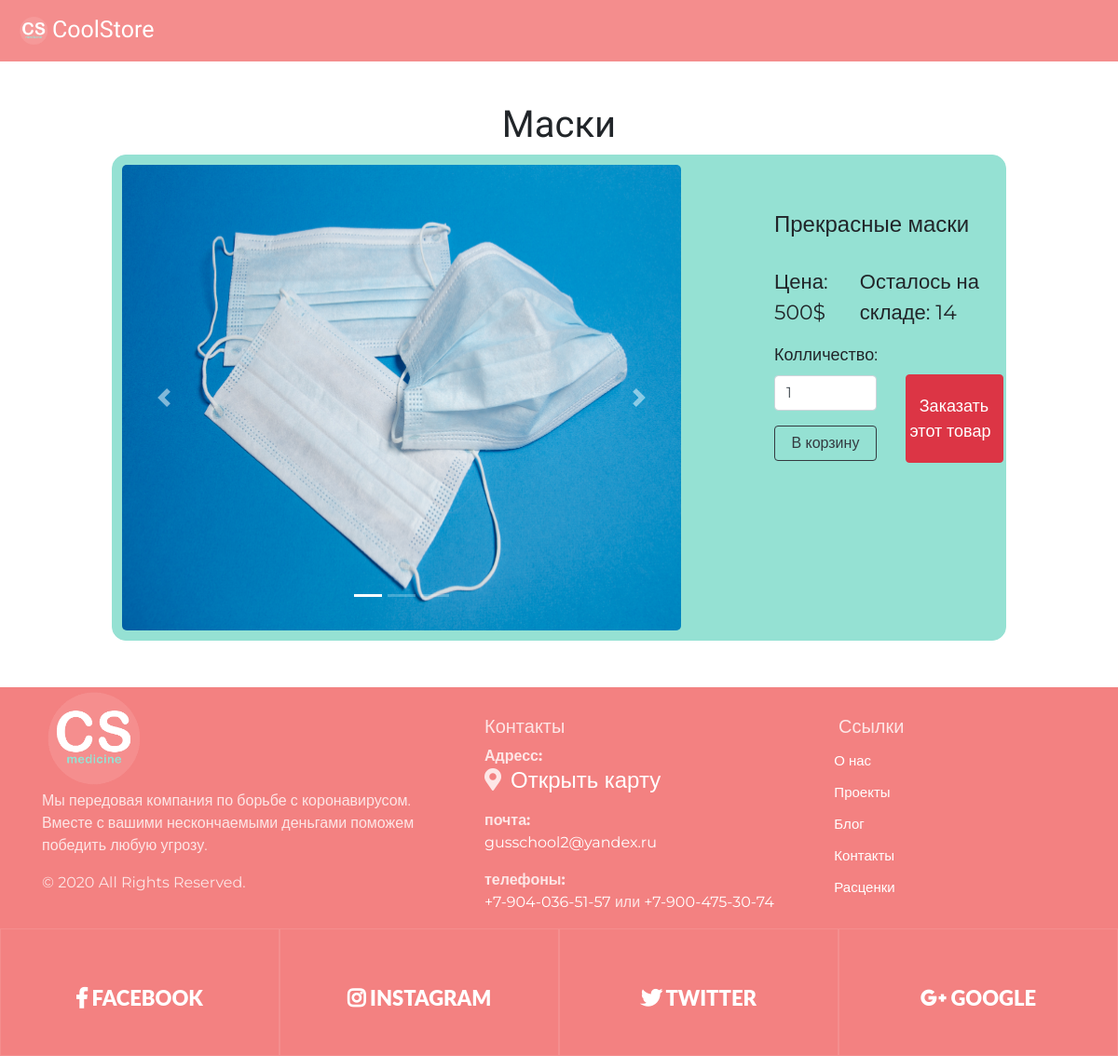
The page /product/1 on the database as committed earlier.
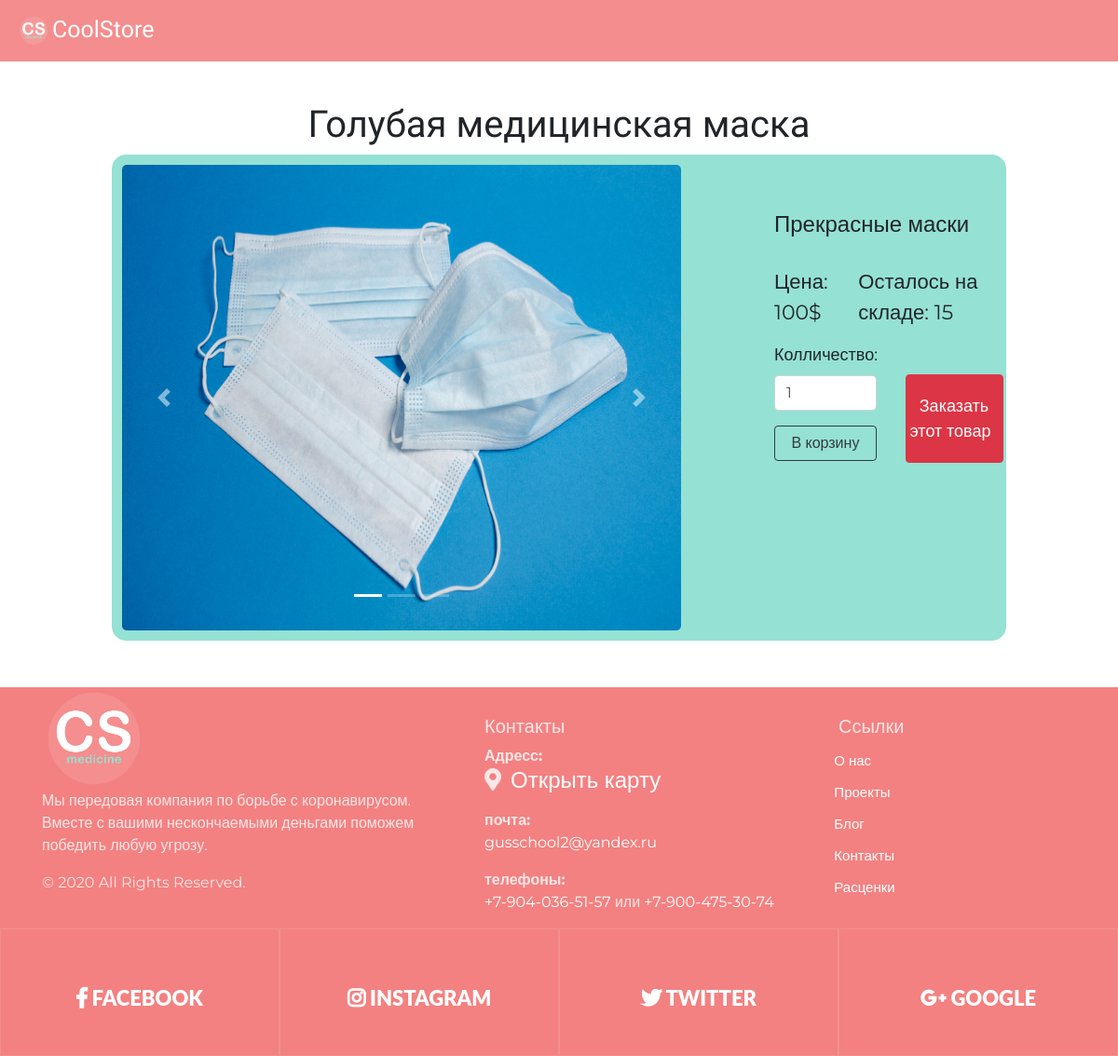
The same page on the database as committed later.
### data/products.py (models this page shows, shortened)
class Products(SqlAlchemyBase, UserMixin, SerializerMixin):
    __tablename__ = 'products'
    id = sqlalchemy.Column(sqlalchemy.Integer, primary_key=True, autoincrement=True)
    title = sqlalchemy.Column(sqlalchemy.String, nullable=True)
    about = sqlalchemy.Column(sqlalchemy.String, nullable=True)
    price = sqlalchemy.Column(sqlalchemy.Integer, nullable=True)
    existence = sqlalchemy.Column(sqlalchemy.Boolean, default=True)
    still_have = sqlalchemy.Column(sqlalchemy.Integer, nullable=True)

### main.py (the view, shortened to what this page needs)
@app.route('/product/<int:product_id>', methods=['GET', 'POST'])
def product(product_id):
    form = Buy()
    if current_user.is_authenticated:
        filename = get_profile_img()
    else:
        filename = 'profilem'
    sessions = db_session.create_session()
    prod = sessions.query(products.Products).get(product_id)
    return render_template('product.html', prod=prod, filename=filename,
                           basket_count=session.get('basket_count', 0), title=prod.title,
                           form=form)

### main.py
class Buy(FlaskForm):
    count = IntegerField('Колличество:', validators=[DataRequired(), NumberRange(1)],
                         default=1)
    submit = SubmitField('В корзину')

### data/db_session.py (called while the page is built)
def create_session() -> Session:
    global __factory
    return __factory()

### templates/product.html (shortened to what this page needs)
{% extends 'base.html' %}
{% block content %}
<div class="product">
    <div id="demo" class="carousel slide" data-ride="carousel">
        <ul class="carousel-indicators">
            <li data-target="#demo" data-slide-to="0" class="active"></li>
            <li data-target="#demo" data-slide-to="1"></li>
            <li data-target="#demo" data-slide-to="2"></li>
        </ul>
        <div class="carousel-inner">
            <div class="carousel-item active">
                <img src="/static/img/product_icons/{{ prod.id }}_1.jpg" width="600px"
                     height="500px">
            </div>
        </div>
        <a class="carousel-control-prev" href="#demo" data-slide="prev">
            <span class="carousel-control-prev-icon"></span>
        </a>
        <a class="carousel-control-next" href="#demo" data-slide="next">
            <span class="carousel-control-next-icon"></span>
        </a>
    </div>
    <div style="margin: 50px; padding-left: 50px">
        <h4 style="margin-bottom: 30px;">{{ prod.about }}</h4>
        <div style="display: flex;">
            <div style="font-size: 22px; margin-right: 15px;">Цена: {{ prod.price }}$</div>
            <div style="font-size: 22px;">Осталось на складе: {{ prod.still_have }}</div>
        </div>
        <form action="" method="post">
            <div style="display: flex;">
                <div style="display: block">
                    <p>
                    <div style="font-size: 18px">{{ form.count.label }}</div>
                    {{ form.count(type="number", style='width: 110px; margin-bottom: 5px;',
                    class="form-control",
                    id="validationDefault01") }}
                    </p>
                    <p style="margin-top: 0px;">{{ form.submit(type="submit", class="btn
                        btn-outline-dark", style='width: 110px')
                        }}
                    </p>
                </div>
                <a href="/buy_now/{{ prod.id }}" class="btn btn-danger"
                   style="width: 105px; height: 95px; margin-top: 50px; margin-left: 30px;
                   color: white; font-size: 18px; padding-top: 20px; padding-left: 3px;">
                    <div style="margin-left: 8px;">Заказать</div>
                    <div>этот товар</div>
                </a>
            </div>
        </form>
    </div>
</div>
{% endblock %}

### templates/base.html (shortened to what the changed rows need)
<!DOCTYPE html>
<html lang="en">
<head>
    <link rel="stylesheet" href="https://use.fontawesome.com/releases/v5.7.2/css/all.css"
>
    <link rel="stylesheet" href="../../static/css/style.css">
    <link rel="stylesheet"
          href="https://stackpath.bootstrapcdn.com/bootstrap/4.4.1/css/bootstrap.min.css"
>
    <link rel="stylesheet"
          href="https://maxcdn.bootstrapcdn.com/bootstrap/4.1.0/css/bootstrap.min.css">
    <link href="//maxcdn.bootstrapcdn.com/bootstrap/4.1.1/css/bootstrap.min.css" rel="stylesheet"
          id="bootstrap-css">
</head>
<body style="font-family: 'Montserrat', sans-serif;">
<header class="header">
    <nav class="navbar navbar-expand-lg navbar-light" style="background-color: #f38181;">
    </nav>
</header>
<h1 align="center" style="margin-top: 110px; font-family: 'Kaushan Script', cursive;">
    {{ title }}
</h1>
{% block content %}
{% endblock %}
<footer class="section footer-classic context-dark bg-image"
        style="background: #f38181; margin-top: 50px;">
    <div class="container">
    </div>
    <div class="row no-gutters social-container">
    </div>
</footer>
</body>
</html>

Rows that differ between the two databases and show on the page:
changed Products "Прекрасные маски": title "Маски" → "Голубая медицинская маска"; price "500" → "100"; still_have "14" → "15"
